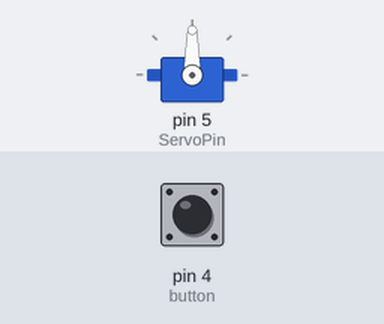
The sketch below on a simulated Arduino Uno, built with avr-gcc and run on an emulated ATmega328P. Shown: servo. The inputs (shaded band) are chosen by the test bench; at power-on: pin 4 (button) HIGH.

Above: at 1.2 s.
1.3 s: pin 4 (button) pulled LOW for 3.2 s
At 6.2 s:
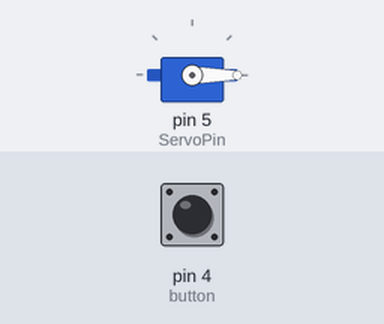
6.8 s: pin 4 (button) pulled LOW for 0.15 s
At 8.1 s:
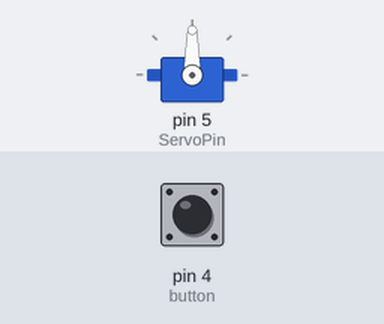
9.3 s: pin 4 (button) pulled LOW for 1 s
At 11.2 s:
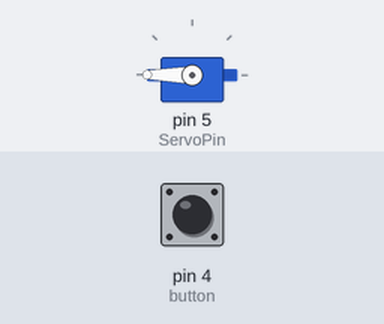
Timing chart, 0 to 12.7 s (numbered marks = the images above; inputs shaded):
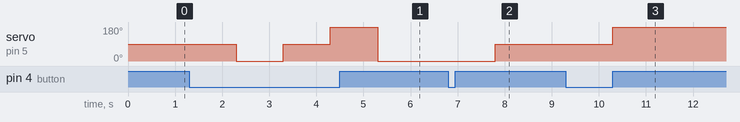

Measured:
- after the input at 1.3 s, servo on pin 5 (ServoPin): 90° → 0° after 1.0 s, → 90° 1.0 s later, → 180° 1.0 s later, → 0° 1.0 s later
- after the input at 6.8 s, servo on pin 5 (ServoPin): 0° → 90° after 1.0 s
- after the input at 9.3 s, servo on pin 5 (ServoPin): 90° → 180° after 1.0 s

The sketch:

Key_switch_Angle.ino
```cpp
// (licence header left out)
#include <Servo.h>  //Arduino IDE comes with servo library files

Servo myservo;      //Defining a servo object myservo

int ServoPin = 5;
int button = 4;
int val;
int i = 0;

/*
* Function       setup
* @author        Jessica
* @date          2019.8.21
* @brief         Initial configuration
* @param[in]     void
* @retval        void
* @par History   no
*/
void setup()
{
    myservo.attach(ServoPin);
    int ServoPos = 90;
    myservo.write(ServoPos);

    Serial.begin(9600);
    pinMode(button,INPUT_PULLUP);
}

/*
* Function       loop
* @author        Jessica
* @date          2019.8.21
* @brief         main function
* @param[in]     void
* @retval        void
* @par History   no
*/
void loop()
{
    val=digitalRead(button);//Read digital level 2 and assign it to val
    if(val==LOW)//Detect whether the button is pressed, the small light is on when the button is pressed
    {
       i+=1;
       delay(1000);
     }
    if(i == 1)
    {
       myservo.write(0);
     }
    if(i == 2)
    {
       myservo.write(90);
     }
    if(i == 3)
    {
       myservo.write(180);
       i = 0;
     }

}
```
